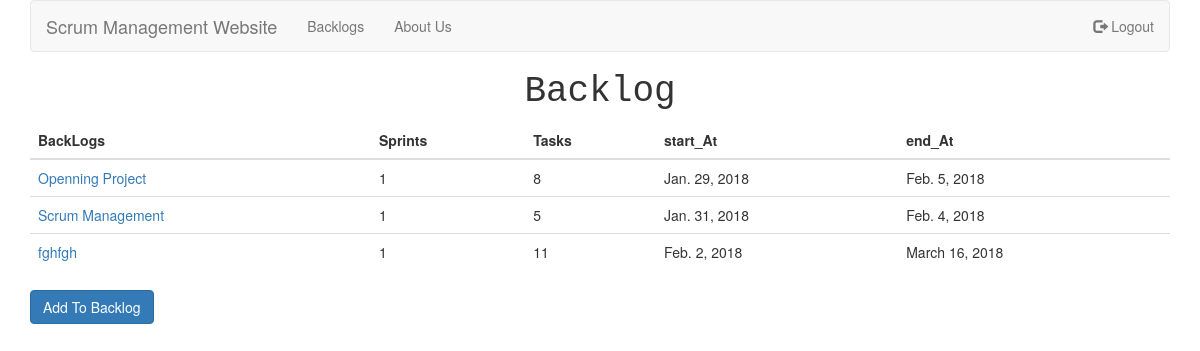
The app's page /home/ (signed in), older data.
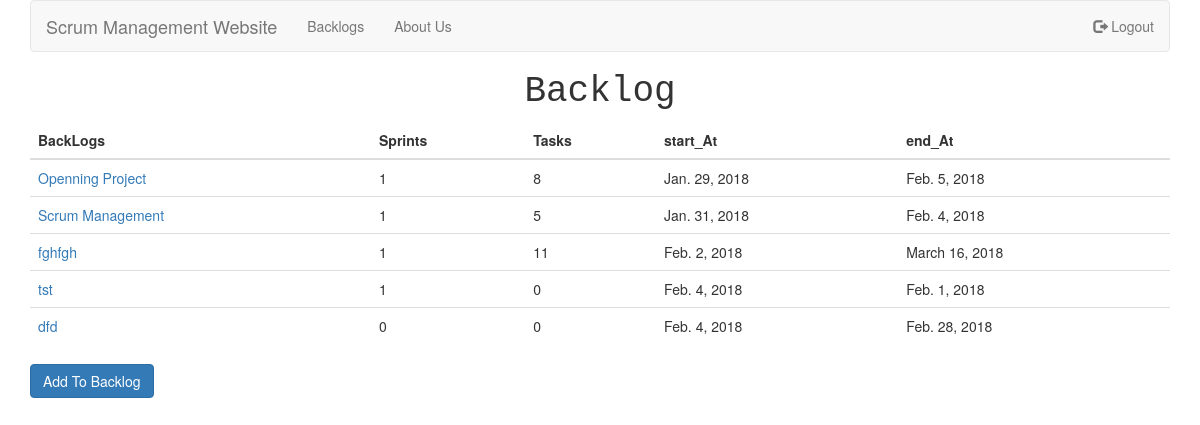
The same page, newer data.
### backlog/models.py (models this page shows, shortened)
class BackLog(models.Model):
    name = models.CharField(max_length=30, unique=True)
    created_by = models.ForeignKey(User, related_name='backlogs', on_delete=models.DO_NOTHING, null=True, blank=True)
    start_at = models.DateField(auto_now=True)
    end_at = models.DateField(auto_now_add=False, auto_now=False, null=True)

### backlog/views.py (the view)
# urls.py: url(r'^home/$', views.home, name='home'),
@login_required
def home(request):
    backlogs = BackLog.objects.all()
    li = []
    for backlog in backlogs:
        counter = 0
        for sprint in backlog.sprints.all():
            counter += sprint.tasks.all().count()
        li.append(counter)
    return render(request, 'home.html', {'backlogs': backlogs, 'li': li, 'request': request})

### backlog/models.py (called while the page is built)
    def is_admin(self):
        return self.admin

### backlog/templatetags/backlog_extras.py (called while the page is built)
@register.filter()
def lookup(d, key):
    return d[key]

### templates/home.html
{% extends 'base.html' %}
{% load backlog_extras %}
{% block content %}
    <h1 class="text-center" style="font-family: monospace">Backlog</h1>
    <table class="table table-hover">
      <thead>
        <tr>
            <th>BackLogs</th>
            <th>Sprints</th>
            <th>Tasks</th>
            <th>start_At</th>
            <th>end_At</th>
        </tr>
      </thead>
      <tbody>
        {% for backlog in backlogs %}
              <tr>
                <td>
                    <a href="{% url 'backlog_sprints' backlog.pk %}" >{{ backlog.name }}</a> <br>
                </td>
                  <td>{{ backlog.sprints.all.count }}</td>
                  <td>{{ li|lookup:forloop.counter0}}</td>
                  <td>{{ backlog.start_at }}</td>
                  <td>{{ backlog.end_at}}</td>
              </tr>
        {% empty %}
            <tr> <td colspan="5">No BackLogs have been added yet.</td> </tr>
        {% endfor %}
      </tbody>
    </table>
    {% if request.user.is_admin %}
        <a href="{% url 'new_backlog' %}">
          <button type="button" class="btn btn-primary">Add To Backlog</button>
        </a>
    {% endif %}
{% endblock %}

### templates/base.html (shortened to what this page needs)
{% load staticfiles %}
<!DOCTYPE html>
<html>
  <head>
    <link rel="stylesheet" href="//code.jquery.com/ui/1.12.1/themes/base/jquery-ui.css">
    <link href="https://maxcdn.bootstrapcdn.com/bootstrap/3.3.7/css/bootstrap.min.css" rel="stylesheet">
  </head>
  <body class="container">
    <nav class="navbar navbar-default">
      <div class="container-fluid">
        <div class="navbar-header">
          <span class="navbar-brand" href="#">Scrum Management Website</span>
        </div>
        <ul class="nav navbar-nav">
          <li><a href="{% url 'home'  %}">Backlogs</a></li>
          <li><a href="{% url 'about'  %}">About Us</a></li>
        </ul>
        <ul class="nav navbar-nav navbar-right">
          <li><a href="{% url 'logout' %}"><span class="glyphicon glyphicon-log-out"></span> Logout</a></li>
        </ul>
      </div>
    </nav>
        {% block content %}
        {% endblock %}
  </body>
</html>
</html>

Row changes from the older to the newer data that the page shows:
added BackLog: name "tst", sprints.all.count "1", counter0 "0", start_at "Feb. 4, 2018", end_at "Feb. 1, 2018"
added BackLog: name "dfd", sprints.all.count "0", counter0 "0", start_at "Feb. 4, 2018", end_at "Feb. 28, 2018"
